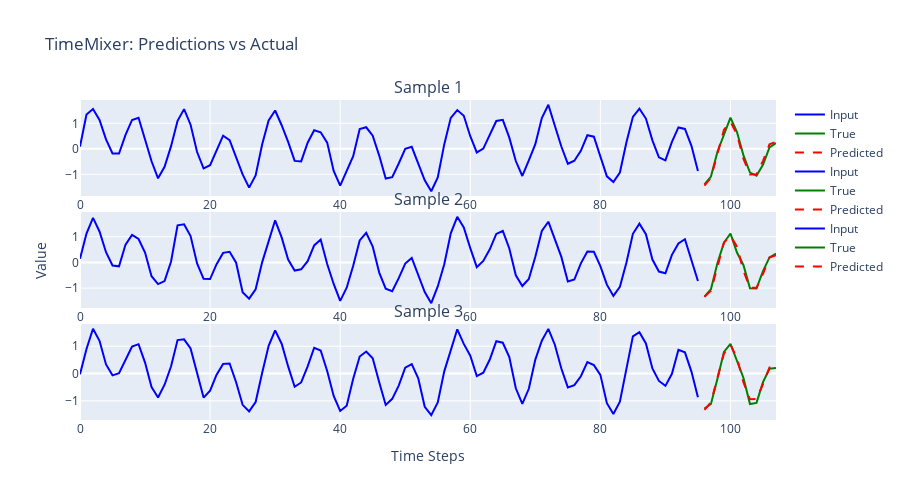

The cell this chart's notebook holds for it:
### Markdown cell above
## 4. Visualize Predictions

### Code cell
# Visualize predictions using KMRPlotter
fig = KMRPlotter.plot_timeseries(
    X=X_test,
    y_true=y_test,
    y_pred=predictions,
    n_samples_to_plot=3,
    feature_idx=0,
    title='TimeMixer: Predictions vs Actual'
)
fig.show()
